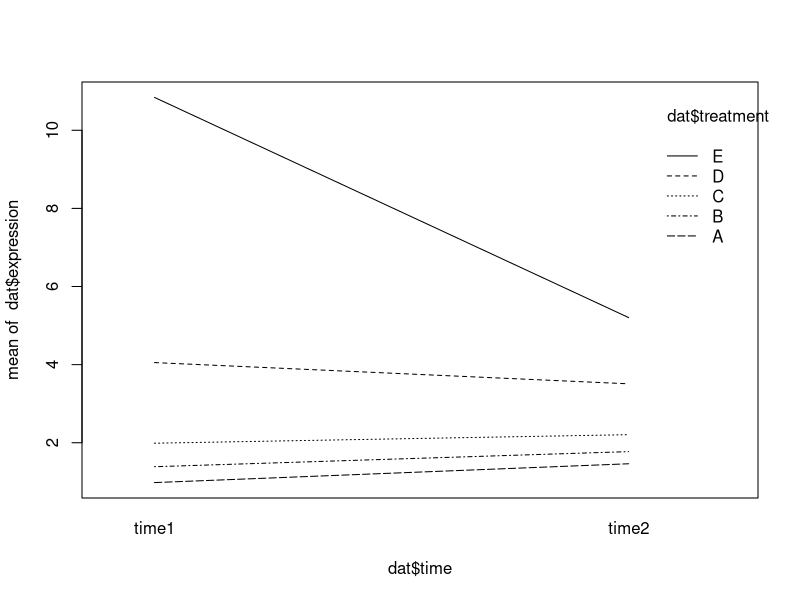
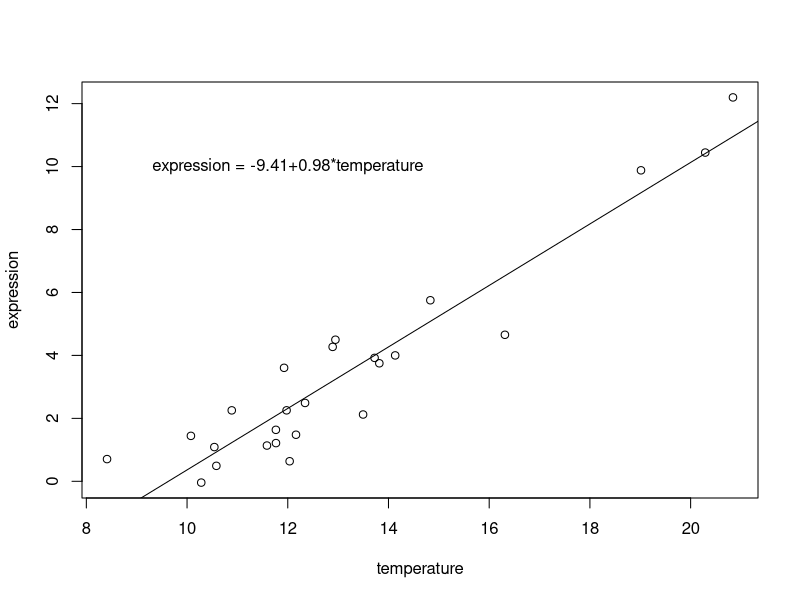

Write the R code that produced these figures, in order.
## ---- chunk 1
knitr::opts_chunk$set(echo = TRUE)
## ---- chunk 2
dat <- read.csv("lm_example_data.csv")
head(dat)
str(dat)
## ---- chunk 3
oneway.model <- lm(expression ~ treatment, data = dat)
## ---- chunk 4
oneway.model
class(oneway.model)
## ---- chunk 5
summary(oneway.model)
## ---- chunk 6
coef(oneway.model)
## ---- chunk 7
# Get means in each treatment
treatmentmeans <- tapply(dat$expression, dat$treatment, mean)
treatmentmeans["A"] 
# Difference in means gives you the "treatmentB" coefficient from oneway.model
treatmentmeans["B"] - treatmentmeans["A"] 
## ---- chunk 8
no.intercept.model <- lm(expression ~ 0 + treatment, data = dat) # '0' means 'no intercept' here
summary(no.intercept.model)
coef(no.intercept.model)
## ---- chunk 9
treatmentmeans
## ---- chunk 10
coefs <- coef(oneway.model)
coefs["treatmentB"]
## ---- chunk 11
coefs <- coef(no.intercept.model)
coefs["treatmentB"] - coefs["treatmentA"]
## ---- chunk 12
X <- model.matrix(~treatment, data = dat)
X
## ---- chunk 13
Y <- as.matrix(dat$expression, ncol = 1)
solve(t(X)%*%X)%*%t(X)%*%Y
coef(oneway.model)
## ---- chunk 14
batch.model <- lm(expression ~ treatment + batch, data = dat)
summary(batch.model)
coef(batch.model)
## ---- chunk 15
twoway.model <- lm(expression ~ treatment*time, data = dat)
summary(twoway.model)
coef(twoway.model)
## ---- chunk 16
# A - B at time 2
coefs <- coef(twoway.model)
coefs["treatmentB"] + coefs["treatmentB:timetime2"]
## ---- chunk 17
interaction.plot(x.factor = dat$time, trace.factor = dat$treatment, response = dat$expression)
## ---- chunk 18
dat$tx.time <- interaction(dat$treatment, dat$time)
dat$tx.time
table(dat$tx.time, dat$treatment)
table(dat$tx.time, dat$time)
## ---- chunk 19
other.2way.model <- lm(expression ~ 0 + tx.time, data = dat)
summary(other.2way.model)
coef(other.2way.model)
## ---- chunk 20
c1 <- coef(twoway.model)
c1["treatmentB"] 
c2 <- coef(other.2way.model)
c2["tx.timeB.time1"] - c2["tx.timeA.time1"]
## ---- chunk 21
c1 <- coef(twoway.model)
c1["treatmentB"] + c1["treatmentB:timetime2"]
c2 <- coef(other.2way.model)
c2["tx.timeB.time2"] - c2["tx.timeA.time2"]
## ---- chunk 22
c1 <- coef(twoway.model)
c1["treatmentB:timetime2"]
c2 <- coef(other.2way.model)
(c2["tx.timeB.time2"] - c2["tx.timeA.time2"]) - (c2["tx.timeB.time1"] - c2["tx.timeA.time1"])
## ---- chunk 23
continuous.model <- lm(expression ~ temperature, data = dat)
summary(continuous.model)
coef(continuous.model)
## ---- chunk 24
coefs <- coef(continuous.model)
plot(expression ~ temperature, data = dat)
abline(coefs)
text(x = 12, y = 10, paste0("expression = ", round(coefs[1], 2),  "+", round(coefs[2], 2), "*temperature"))
## ---- chunk 25
cor.test(dat$expression, dat$temperature)
summary(continuous.model)
## ---- chunk 26
scaled.mod <- lm(scale(expression) ~ scale(temperature), data = dat)
coef(scaled.mod)[2]
cor(dat$expression, dat$temperature)
